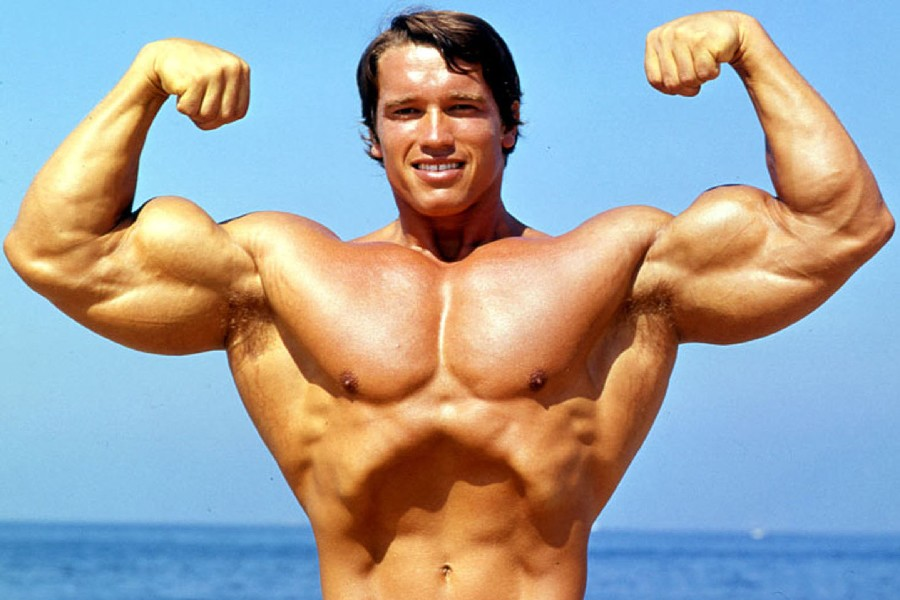
#> input picture Görüntü_İşleme/image_processing/arnold.jpg, 900 x 600 px
$ python GI.py
#> lines starting #> are read from the running program, lines starting #| are printed output that depends on the picture

import cv2

image = cv2.imread('arnold.jpg', 0)
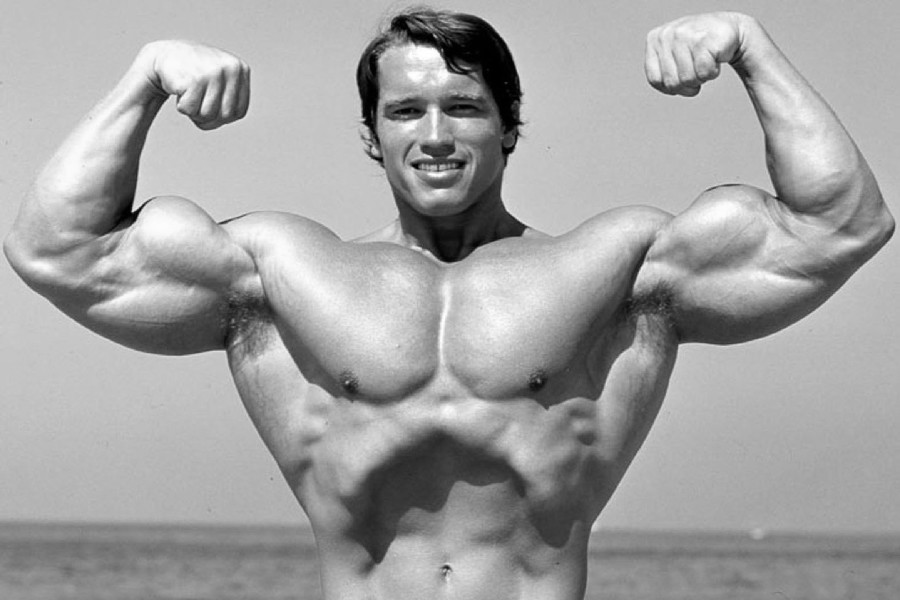
#> image: shape (600, 900); min 0, max 255, mean 162

cv2.imshow('firstImage', image)
cv2.waitKey()
